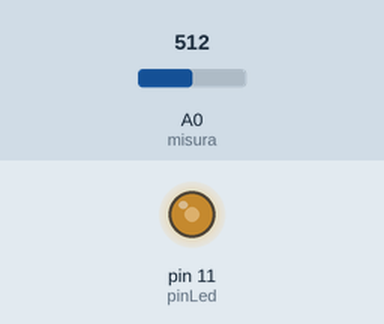
Simulated run of this sketch. Board: Arduino Uno, built with avr-gcc and run on an emulated ATmega328P. On the bench: output pins drawn as LEDs (lit = HIGH). The test bench sets the inputs (shaded band); at power-on: A0 (misura) = 512.

Above: at 1.2 s.
1.3 s: A0 (misura) set to 716
At 1.9 s:
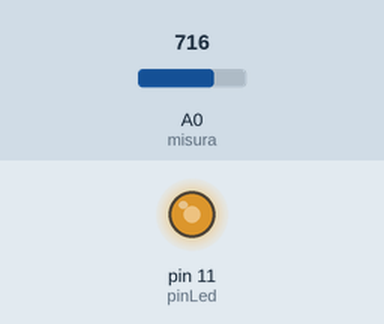
2.8 s: A0 (misura) set to 900
At 4.0 s:
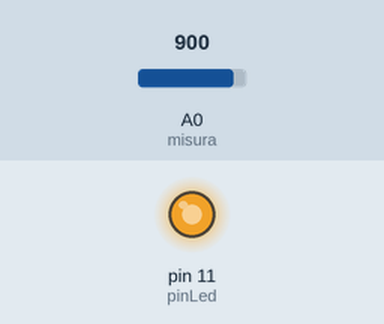
4.3 s: A0 (misura) set to 122
At 5.4 s:
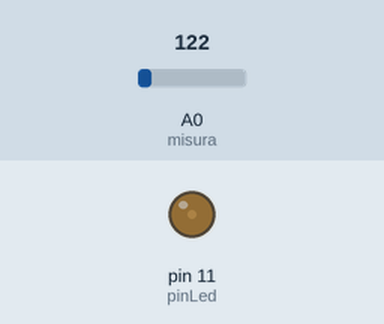
5.8 s: A0 (misura) set to 0
At 6.5 s:
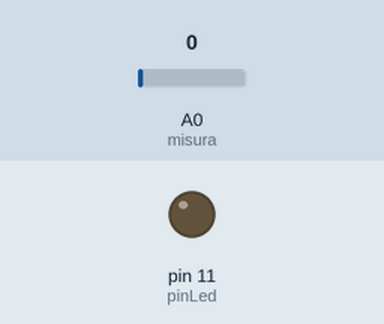
Timing chart, 0 to 8.3 s (numbered marks = the images above; inputs shaded):
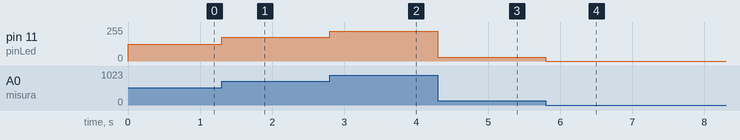

The sketch:

sketch19.ino
```cpp
/* Prof. Michele Maffucci
   15.03.2014

   Regolazione luminosità LED mediante
   trimmer
   si utilizza la funzione map

   Questo codice è di dominio pubblico
*/

// variabile in cui verrà memorizzato il valore presente sul pin A0
int misura = 0;

// pin a cui è connesso il LED
int pinLed = 11;

// variabile in cui conservare il valore inserito su A0
int val = 0;

// variabile in cui memorizzare il Duty Cycle
int inputVal = 0;

void setup(){
  pinMode(pinLed, OUTPUT); // definizione di ledPin come output
}

void loop(){
  // analogRead leggerà il valore su A0 restituendo un valore tra 0 e 1023
  // per approfondimenti si consulti il link: http://wp.me/p4kwmk-1Qd
  val = analogRead(misura);

  // analogWrite() accetta come secondo parametro (PWM) valori tra 0 e 254
  // pertanto "rimappiamo" i valori letti da analogRead() nell'intervallo
  // tra 0 e 254 usando la funzione map
  // per approfondimenti si consulti il link: http://wp.me/p4kwmk-1Tu
  inputVal = map(val, 0, 1023, 0, 254);

  // accendiamo il LED con un valore del Duty Cycle pari a val
  analogWrite(pinLed,inputVal);
}
```

Measured:
- after the input at 1.3 s, pin 11 (pinLed): 127/255 → 177/255 at once
- after the input at 2.8 s, pin 11 (pinLed): 177/255 → 223/255 at once
- after the input at 4.3 s, pin 11 (pinLed): 223/255 → 30/255 at once
- after the input at 5.8 s, pin 11 (pinLed): 30/255 → 0/255 at once
